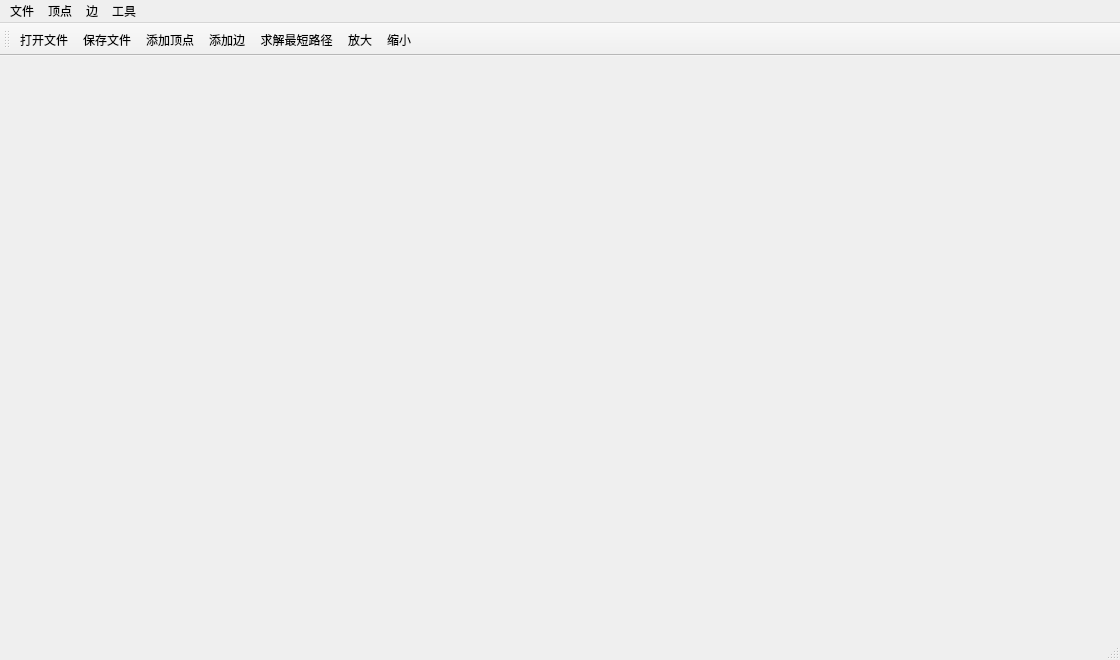
<?xml version="1.0" encoding="UTF-8"?>
<ui version="4.0">
 <class>CampusNavigationClass</class>
 <widget class="QMainWindow" name="CampusNavigationClass">
  <property name="geometry">
   <rect>
    <x>0</x>
    <y>0</y>
    <width>1120</width>
    <height>660</height>
   </rect>
  </property>
  <property name="windowTitle">
   <string>CampusNavigation</string>
  </property>
  <property name="styleSheet">
   <string notr="true">font: 10pt &quot;Times New Roman&quot;;</string>
  </property>
  <widget class="QWidget" name="centralWidget">
   <layout class="QGridLayout" name="gridLayout_2">
    <property name="leftMargin">
     <number>0</number>
    </property>
    <property name="topMargin">
     <number>0</number>
    </property>
    <property name="rightMargin">
     <number>0</number>
    </property>
    <property name="bottomMargin">
     <number>0</number>
    </property>
    <property name="spacing">
     <number>0</number>
    </property>
   </layout>
  </widget>
  <widget class="QMenuBar" name="menuBar">
   <property name="geometry">
    <rect>
     <x>0</x>
     <y>0</y>
     <width>1120</width>
     <height>20</height>
    </rect>
   </property>
   <widget class="QMenu" name="menu">
    <property name="title">
     <string>文件</string>
    </property>
    <addaction name="actionOpenFile"/>
    <addaction name="actionSaveFile"/>
   </widget>
   <widget class="QMenu" name="menu_2">
    <property name="title">
     <string>顶点</string>
    </property>
    <addaction name="actionAddVertex"/>
   </widget>
   <widget class="QMenu" name="menu_3">
    <property name="title">
     <string>边</string>
    </property>
    <addaction name="actionAddEdge"/>
   </widget>
   <widget class="QMenu" name="menu_4">
    <property name="title">
     <string>工具</string>
    </property>
    <addaction name="actionCalculatePaths"/>
   </widget>
   <addaction name="menu"/>
   <addaction name="menu_2"/>
   <addaction name="menu_3"/>
   <addaction name="menu_4"/>
  </widget>
  <widget class="QToolBar" name="mainToolBar">
   <attribute name="toolBarArea">
    <enum>TopToolBarArea</enum>
   </attribute>
   <attribute name="toolBarBreak">
    <bool>false</bool>
   </attribute>
   <addaction name="actionOpenFile"/>
   <addaction name="actionSaveFile"/>
   <addaction name="actionAddVertex"/>
   <addaction name="actionAddEdge"/>
   <addaction name="actionCalculatePaths"/>
   <addaction name="actionZoomIn"/>
   <addaction name="actionZoomOut"/>
  </widget>
  <widget class="QStatusBar" name="statusBar"/>
  <action name="actionOpenFile">
   <property name="icon">
    <iconset resource="CampusNavigation.qrc">
     <normaloff>:/CampusNavigation/resource/open 打开文件.png</normaloff>:/CampusNavigation/resource/open 打开文件.png</iconset>
   </property>
   <property name="text">
    <string>打开文件</string>
   </property>
   <property name="toolTip">
    <string>打开json路径文件</string>
   </property>
  </action>
  <action name="actionAddVertex">
   <property name="icon">
    <iconset resource="CampusNavigation.qrc">
     <normaloff>:/CampusNavigation/resource/点.png</normaloff>:/CampusNavigation/resource/点.png</iconset>
   </property>
   <property name="text">
    <string>添加顶点</string>
   </property>
  </action>
  <action name="actionAddEdge">
   <property name="icon">
    <iconset resource="CampusNavigation.qrc">
     <normaloff>:/CampusNavigation/resource/线.png</normaloff>:/CampusNavigation/resource/线.png</iconset>
   </property>
   <property name="text">
    <string>添加边</string>
   </property>
  </action>
  <action name="actionZoomIn">
   <property name="icon">
    <iconset resource="CampusNavigation.qrc">
     <normaloff>:/CampusNavigation/resource/放大.png</normaloff>:/CampusNavigation/resource/放大.png</iconset>
   </property>
   <property name="text">
    <string>放大</string>
   </property>
  </action>
  <action name="actionZoomOut">
   <property name="icon">
    <iconset resource="CampusNavigation.qrc">
     <normaloff>:/CampusNavigation/resource/缩小.png</normaloff>:/CampusNavigation/resource/缩小.png</iconset>
   </property>
   <property name="text">
    <string>缩小</string>
   </property>
  </action>
  <action name="actionCalculatePaths">
   <property name="icon">
    <iconset resource="CampusNavigation.qrc">
     <normaloff>:/CampusNavigation/resource/区域-区域的最短路径.png</normaloff>:/CampusNavigation/resource/区域-区域的最短路径.png</iconset>
   </property>
   <property name="text">
    <string>求解最短路径</string>
   </property>
  </action>
  <action name="actionSaveFile">
   <property name="icon">
    <iconset resource="CampusNavigation.qrc">
     <normaloff>:/CampusNavigation/resource/保存.png</normaloff>:/CampusNavigation/resource/保存.png</iconset>
   </property>
   <property name="text">
    <string>保存文件</string>
   </property>
  </action>
 </widget>
 <layoutdefault spacing="6" margin="11"/>
 <resources>
  <include location="CampusNavigation.qrc"/>
 </resources>
 <connections/>
</ui>
